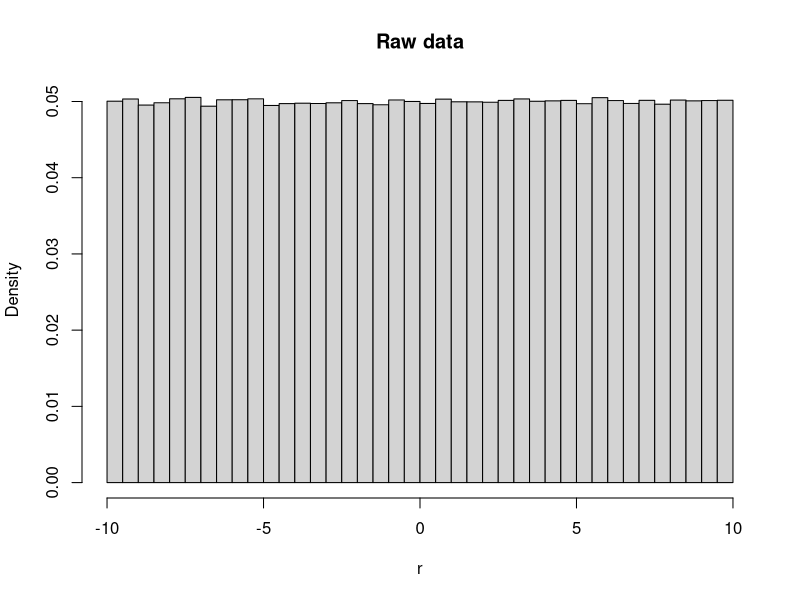
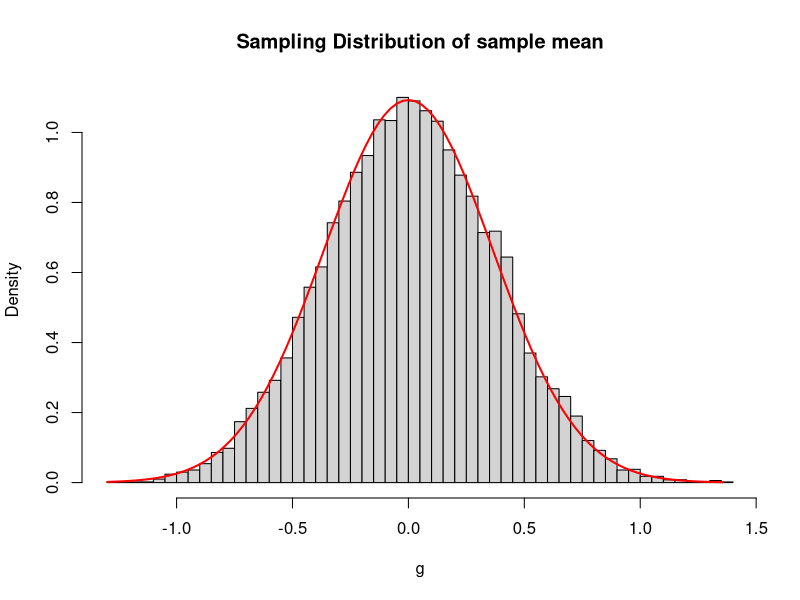

Write the R code that produced these figures, in order.
## ---- chunk 1
knitr::opts_chunk$set(echo = TRUE)
## ---- chunk 2
rm(list = ls()) # clear memory

set.seed(22092008) # set random number generator seed

N<-1000000 # population size

n <- 250 # sample size (for calculation of mean)
numloop <- 10000 # number of draws

# Placeholder
g <- integer(numloop) # vector to hold sample mean for each iteration

# # For normally distributed data
# sig2 <- 1 # variance for population
# mu <- 0 # mean of population
# r <- rnorm(N, mean=mu,sd=sqrt(sig2))

# For uniformly distributed data
ub <- 10
lb <- -10
r <- runif(N, min = lb, max = ub)
sig2 <- (lb-ub)^2/12 # variance for uniform (SCIENCE!)

# Plot population
hist(r,prob=TRUE,breaks = 50,main = "Raw data")
readline(prompt="Press [enter] to continue")

# Draw `numloop' samples of size n and calculate mean each time. 

for(i in 1:numloop) {
  tmp <-sample(r, n, replace = FALSE, prob = NULL)
  g[i] <- mean(tmp)
}

# Calculate minimum and maximum of sample means (cleaner plot)
a <-min(g)
b <-max(g)


# Make histogram of sample means with 50 bins
hist(g,prob=TRUE,breaks = 50,main = "Sampling Distribution of sample mean")

# Overlay normal distribution with predicted mean and variance
curve(dnorm(x,mean=0,sd=sqrt(sig2/n)),a,b,add=TRUE,lwd=2,col="red")
## ---- chunk 3
# If you want to look up critical values based on a certain amount of probability mass in the tail for a normal pdf, use qnorm.
qnorm(0.025)

# This looks up the critical value on a normal pdf, with 0.025 probability mass to the left of it. If you are looking for the upper tail, just do.....
qnorm(0.975)

#If you have a critical value and want to look up the probability mass, you do.....
pnorm(-1.96)
# This gives you the probability mass to the left of -1.96 z-scores. If you want to calculate the area to the right, make sure you do this as follows (for esample area to the right of 1.645)
1-pnorm(1.645)

# Cool. What about t-distributions?
# Well, you need one more parameter. The degrees of freedom.
# So if you want the area in the tail to the left of a t of -2.23 with 23 degrees of freedom, you do....
pt(-2.23,23)

# or if you want to figure out what the critical value for a certain alpha is given the degrees of freedom you have.....
qt(0.05,23)


